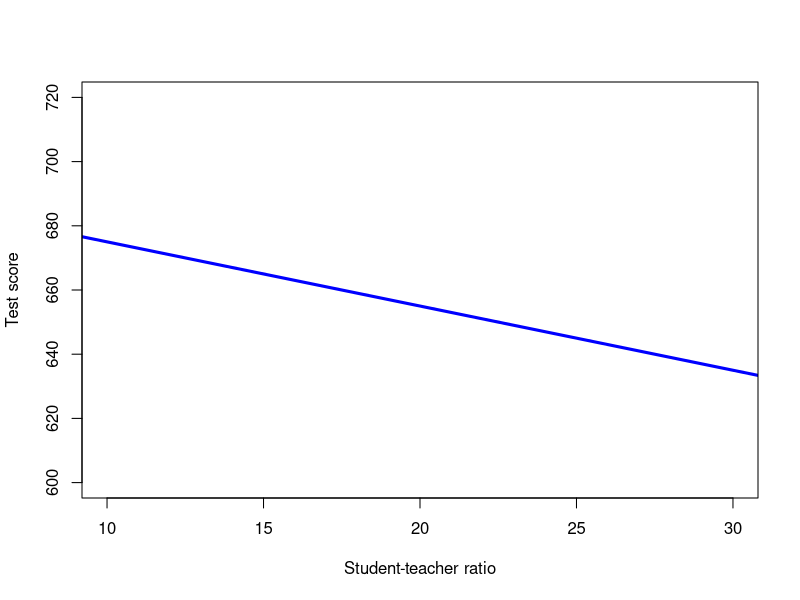
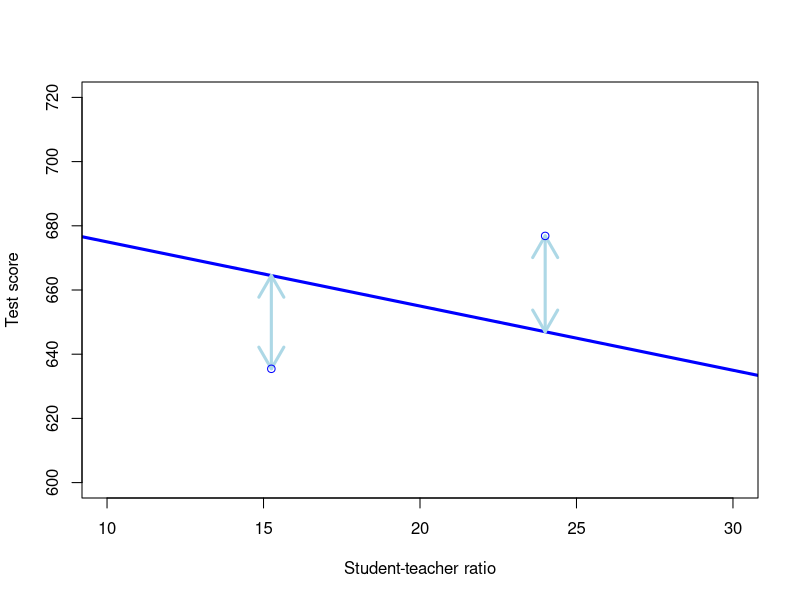
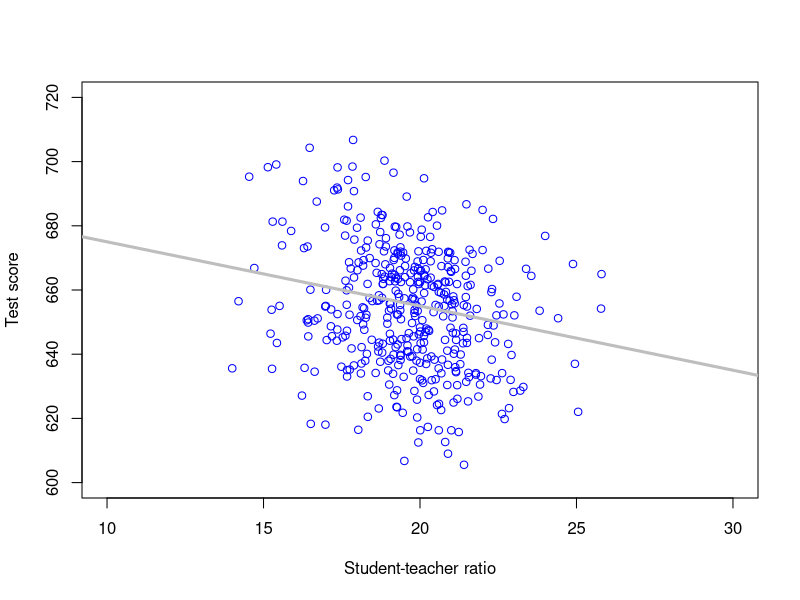
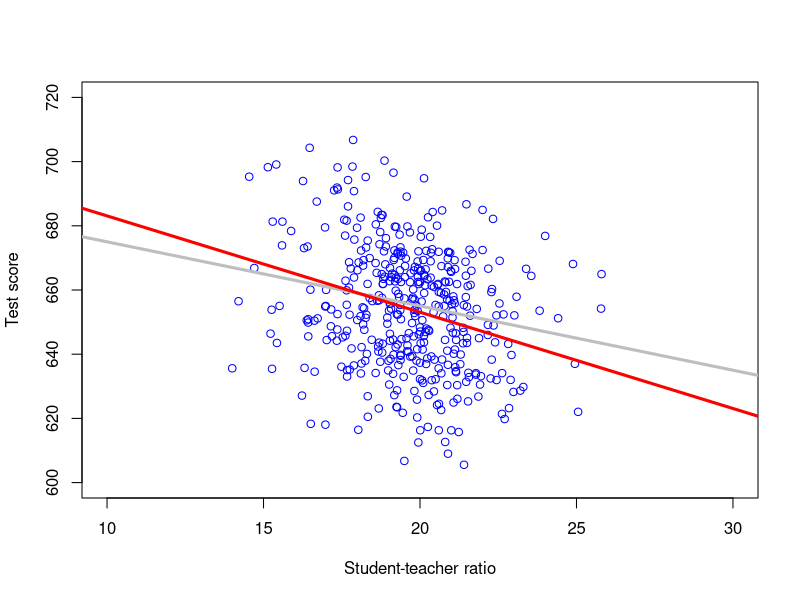
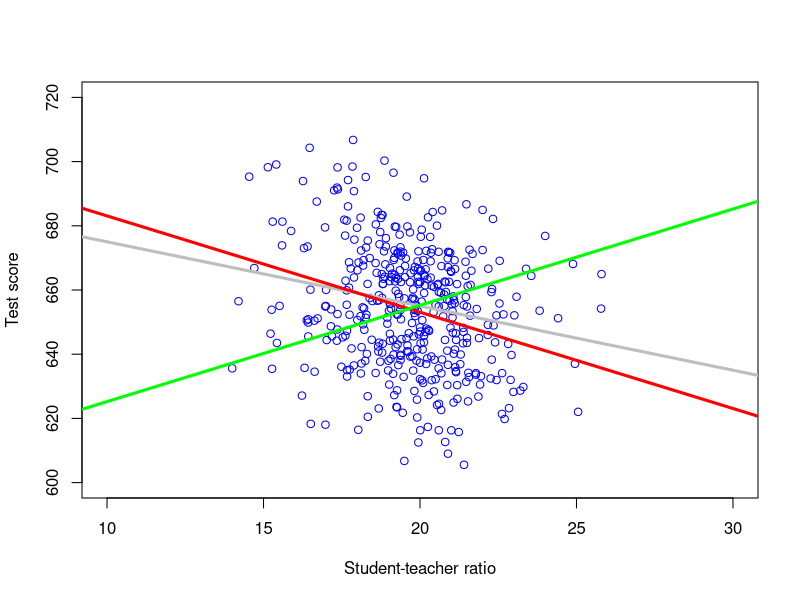
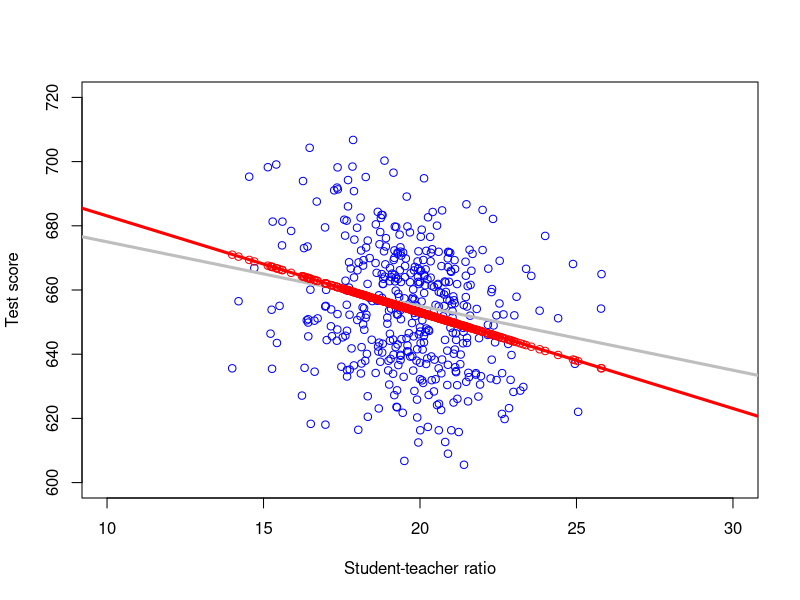
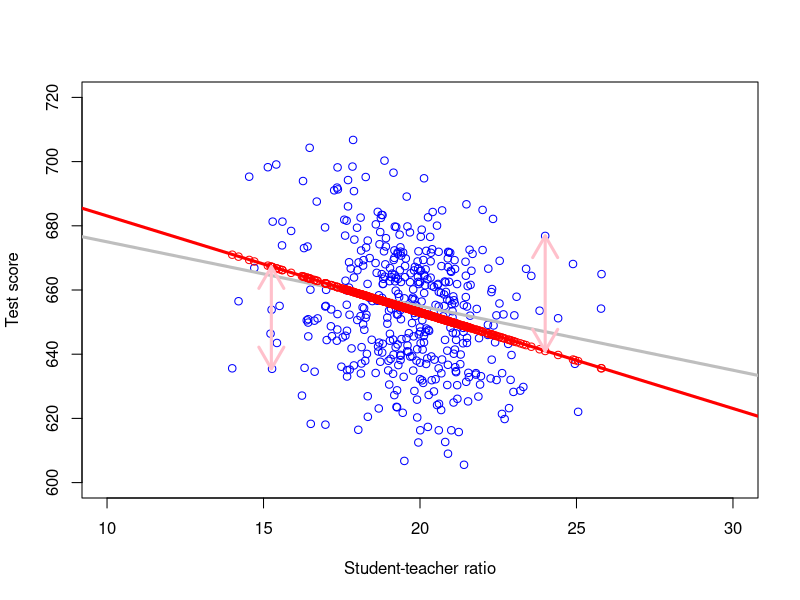
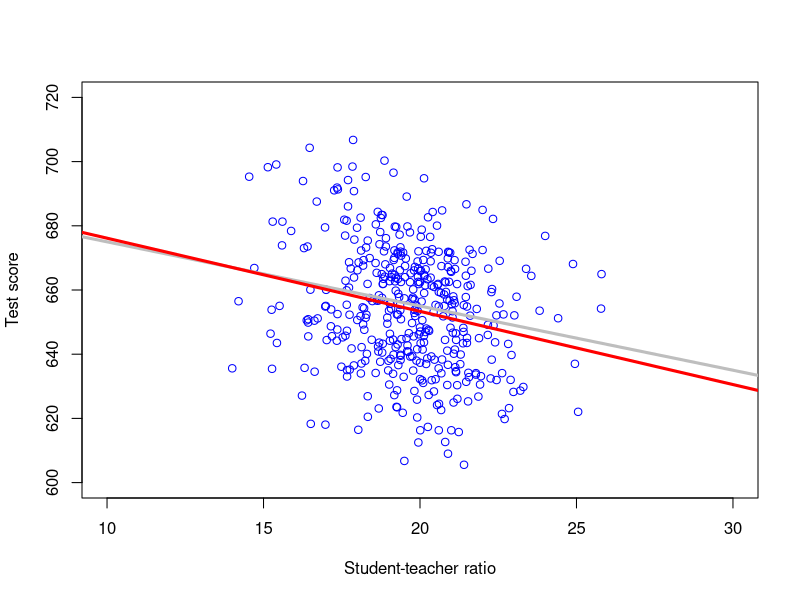

These figures' R source, in order:
## ---- chunk 1
library(AER) # include Applied Econometrics with R package; contains many datasets

data(CASchools) # Load CASchools data

# Generate a couple of useful variables

CASchools$STR <- CASchools$students/CASchools$teachers  # Student-teacher ratio
CASchools$Score <- (CASchools$read + CASchools$math)/2  # Student test score
## ---- chunk 2
# Define population regression function (of x) as f(x) = 695 - 2*x
popregfct <- function(x){695-2*x} 
# Plot a curve of popregfct 
curve(popregfct, 
      from = 5, to = 35, # Evaluate in x values from 5 to 35
      xlab = "Student-teacher ratio", # Label on x-axis
      ylab = "Test score", # Label on y-axis
      xlim = c(10, 30),  # Range of x-axis (from 10 to 30)
      ylim = c(600, 720), # Range of y-axis (from 600 to 720)
      lwd = 3, # Set linewidth to 3
      col = "blue") # Make the plotted line blue
## ---- chunk 3
# Plot a curve of popregfct 
curve(popregfct, 
      from = 5, to = 35, # Evaluate in x values from 5 to 35
      xlab = "Student-teacher ratio", # Label on x-axis
      ylab = "Test score", # Label on y-axis
      xlim = c(10, 30),  # Range of x-axis (from 10 to 30)
      ylim = c(600, 720), # Range of y-axis (from 600 to 720)
      lwd = 3, # Set linewidth to 3
      col = "blue") # Make the plotted line blue
# Connect points (24,popregfct(24)) and (24,676.85) by an arrow
arrows(x0 = 24, y0 = popregfct(24), x1 = 24, y1 = 676.85, 
       code = 3, # Arrow head in both ends
       lwd = 3, # Set linewidth to 3
       col = "lightblue") # Make arrow lightblue
points(24,676.85, # Plot data-point (24,676.85)
       col = "blue") # Plot data-point in blue
# Connect points (15.25,popregfct(15.25)) and (15.25,635.45) by an arrow
arrows(x0 = 15.25, y0 = popregfct(15.25), x1 = 15.25, y1 = 635.45, 
       code = 3, # Arrow head in both ends
       lwd = 3, # Set linewidth to 3
       col = "lightblue") # Make arrow lightblue
points(15.25,635.45, # Plot data-point (15,635.45)
       col = "blue") # Plot data-point in blue
## ---- chunk 4
# Scatter plot of Score against STR
plot(CASchools$STR,CASchools$Score, 
     col = "blue", # Color of data points
     xlab = "Student-teacher ratio",  # Label on x-axis
     ylab = "Test score",   # Label on y-axis
     xlim = c(10, 30),  # Range of x-axis (from 10 to 30)
     ylim = c(600, 720)) # Range of y-axis (from 600 to 720)
# Add line with intercept 695 and slope -2 to the plot 
abline(695,-2, 
       col = "gray", # Make the line gray
       lwd = 3) # Set linewidth to 3
## ---- chunk 5
# Scatter plot of Score against STR
plot(CASchools$STR,CASchools$Score, 
     col = "blue", # Color of data points
     xlab = "Student-teacher ratio",  # Label on x-axis
     ylab = "Test score",   # Label on y-axis
     xlim = c(10, 30),  # Range of x-axis (from 10 to 30)
     ylim = c(600, 720)) # Range of y-axis (from 600 to 720)
# Add line with intercept 695 and slope -2 to the plot 
abline(695,-2, 
       col = "gray", # Make the line gray
       lwd = 3) # Set linewidth to 3
# Add line with intercept 713 and slope -3 to the plot 
abline(mean(CASchools$Score)+3*mean(CASchools$STR),-3,
       col = "red", # Make the line red
       lwd = 3) # Set linewidth to 3
## ---- chunk 6
# Scatter plot of Score against STR
plot(CASchools$STR,CASchools$Score, 
     col = "blue", # Color of data points
     xlab = "Student-teacher ratio",  # Label on x-axis
     ylab = "Test score",   # Label on y-axis
     xlim = c(10, 30),  # Range of x-axis (from 10 to 30)
     ylim = c(600, 720)) # Range of y-axis (from 600 to 720)
# Add line with intercept 695 and slope -2 to the plot 
abline(695,-2, 
       col = "gray", # Make the line gray
       lwd = 3) # Set linewidth to 3
# Add line with intercept 713 and slope -3 to the plot 
abline(mean(CASchools$Score)+3*mean(CASchools$STR),-3,
       col = "red", # Make the line red
       lwd = 3) # Set linewidth to 3
# Add line with intercept 595 and slope 3 to the plot 
abline(mean(CASchools$Score)-3*mean(CASchools$STR),3,
       col = "green", # Make the line green
       lwd = 3) # Set linewidth to 3
## ---- chunk 7
# Scatter plot of Score against STR
plot(CASchools$STR,CASchools$Score, 
     col = "blue", # Color of data points
     xlab = "Student-teacher ratio",  # Label on x-axis
     ylab = "Test score",   # Label on y-axis
     xlim = c(10, 30),  # Range of x-axis (from 10 to 30)
     ylim = c(600, 720)) # Range of y-axis (from 600 to 720)
# Add line with intercept 695 and slope -2 to the plot 
abline(695,-2, 
       col = "gray", # Make the line gray
       lwd = 3) # Set linewidth to 3
# Add line with intercept 713 and slope -3 to the plot 
abline(mean(CASchools$Score)+3*mean(CASchools$STR),-3,
       col = "red", # Make the line red
       lwd = 3) # Set linewidth to 3
# Add fitted values to the plot
points(CASchools$STR,713 - 3*CASchools$STR,
       col = "red") # Make the fitted values red
## ---- chunk 8
# Scatter plot of Score against STR
plot(CASchools$STR,CASchools$Score, 
     col = "blue", # Color of data points
     xlab = "Student-teacher ratio",  # Label on x-axis
     ylab = "Test score",   # Label on y-axis
     xlim = c(10, 30),  # Range of x-axis (from 10 to 30)
     ylim = c(600, 720)) # Range of y-axis (from 600 to 720)
# Add line with intercept 695 and slope -2 to the plot 
abline(695,-2, 
       col = "gray", # Make the line gray
       lwd = 3) # Set linewidth to 3
# Add line with intercept 713 and slope -3 to the plot 
abline(mean(CASchools$Score)+3*mean(CASchools$STR),-3,
       col = "red", # Make the line red
       lwd = 3) # Set linewidth to 3
# Add fitted values to the plot
points(CASchools$STR,713 - 3*CASchools$STR,
       col = "red") # Make the fitted values red
# Connect points (24,popregfct(24)) and (24,676.85) by an arrow
arrows(x0 = 24, y0 = 713 - 3*24, x1 = 24, y1 = 676.85, 
       code = 3, # Arrow head in both ends
       lwd = 3, # Set linewidth to 3
       col = "pink") # Make arrow green
# Connect points (15,popregfct(15)) and (15,635.45) by an arrow
arrows(x0 = 15.25, y0 = 713 - 3*15.25, x1 = 15.25, y1 = 635.45, 
       code = 3, # Arrow head in both ends
       lwd = 3, # Set linewidth to 3
       col = "pink") # Make arrow green
## ---- chunk 9
# Estimate b0,b1 in Score = b0 + b1 STR + u by OLS; 
# then assign output to lm1
lm1 <- lm(Score ~ STR, data = CASchools) 
lm1 # Print output to console
## ---- chunk 10
# Scatter plot of Score against STR
plot(CASchools$STR,CASchools$Score, 
     col = "blue", # Color of data points
     xlab = "Student-teacher ratio",  # Label on x-axis
     ylab = "Test score",   # Label on y-axis
     xlim = c(10, 30),  # Range of x-axis (from 10 to 30)
     ylim = c(600, 720)) # Range of y-axis (from 600 to 720)
# Add line with intercept 695 and slope -2 to the plot 
abline(695,-2, 
       col = "gray", # Make the line gray
       lwd = 3) # Set linewidth to 3
# Add sample regression function to the plot
abline(lm1,
       col = "red", # Make the line red
       lwd = 3) # Set linewidth to 3
